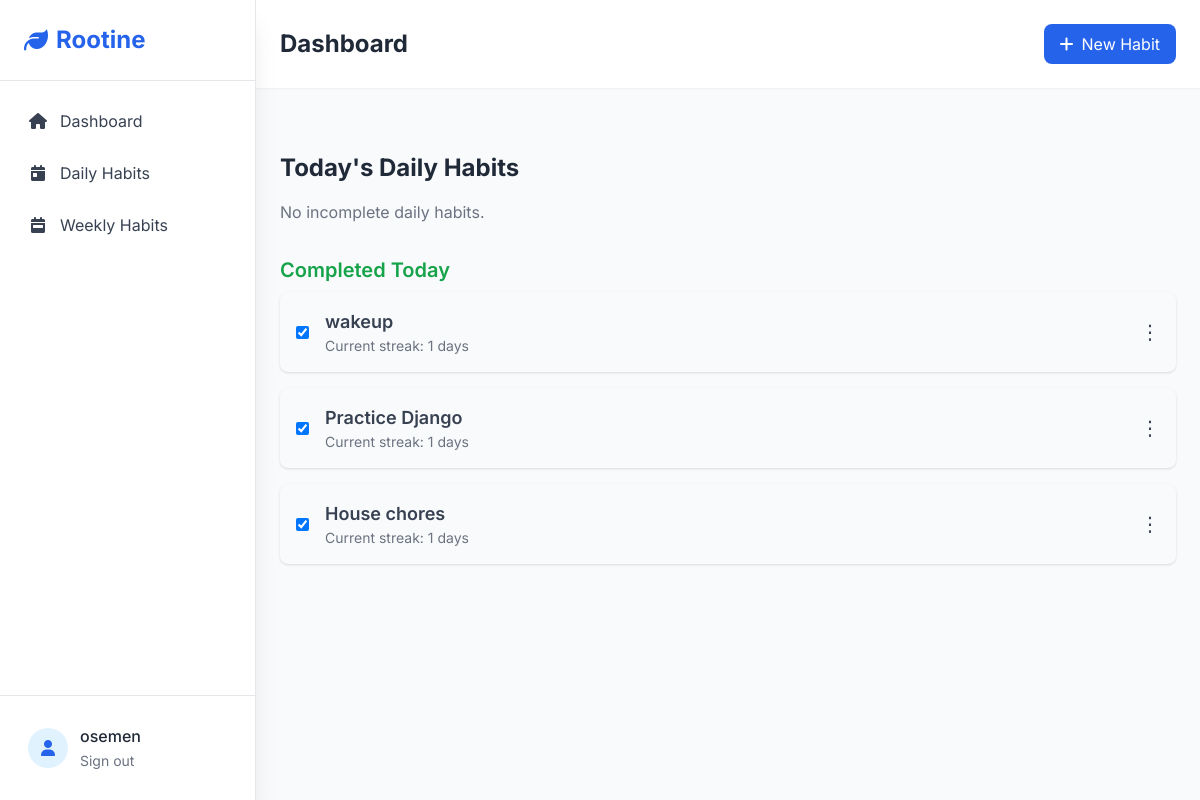
The app's page /daily_habit/ (signed in) with its own data.
### habit/models.py (models this page shows, shortened)
class Habit(models.Model):
    PERIODICITY = [
        ("daily", "Daily"),
        ("weekly", "Weekly")
    ]
    name = models.CharField(max_length=255, unique=True)
    description = models.TextField(max_length= 1000)
    user = models.ForeignKey(User, on_delete=models.CASCADE)
    periodicity = models.CharField(max_length=10, choices=PERIODICITY)
    created_at = models.DateTimeField(auto_now_add=True)
    updated_at = models.DateTimeField(auto_now=True)
    def is_completed_on(self, day):
        return self.completions.filter(date=day).exists()
    def current_streak(self):
        today = date.today()
        streak = 0
        day_offset = 0
        if self.periodicity == 'daily':
            delta = timedelta(days=1)
            while self.is_completed_on(today - delta * day_offset):
                streak += 1
                day_offset += 1
        elif self.periodicity == 'weekly':
            current_week_start = today - timedelta(days=today.weekday())
            while self.is_completed_in_week(current_week_start - timedelta(weeks=day_offset)):
                streak += 1
                day_offset += 1
        return streak

### habit/views.py (the view)
# urls.py: path("daily_habit/", views.daily_habit, name="daily_habit"),
@login_required
def daily_habit(request):
    user = request.user
    today = date.today()
    daily_habits = Habit.objects.filter(user=user, periodicity="daily")
    incomplete_habits = [habit for habit in daily_habits if not habit.is_completed_on(today)]
    completed_habits = [habit for habit in daily_habits if habit.is_completed_on(today)]
    context = {
        "incomplete_habits": incomplete_habits,
        "completed_habits": completed_habits,
        "user": user,
    }
    return render(request, "daily_habit.html", context)

### templates/daily_habit.html (shortened to what this page needs)
{% extends 'base.html' %}
{% load static %}
{% block content %}
<div class="max-w-4xl mx-auto mt-10">
    <h2 class="text-2xl font-bold text-gray-800 mb-4">Today's Daily Habits</h2>
    <ul id="incomplete-habits" class="space-y-4 mb-8">
        {% for habit in incomplete_habits %}
        <li id="habit-item-{{ habit.id }}"
            class="habit-item flex items-center justify-between bg-white p-4 shadow rounded-lg"
            data-habit-id="{{ habit.id }}" data-completed="false">
            <div class="flex items-center">
                <input
                    type="checkbox"
                    id="habit-{{ habit.id }}"
                    class="habit-checkbox mr-4"
                    onchange="completeHabit(this)">
                <label for="habit-{{ habit.id }}" class="flex-1">
                    <h3 class="habit-name text-lg font-semibold text-gray-700">{{ habit.name }}</h3>
                    <p class="text-sm text-gray-500">Current streak: {{ habit.current_streak }} days</p>
                </label>
            </div>
            <div class="relative group inline-block text-left">
                <button class="text-gray-700 text-xl">⋮</button>
                <div class="absolute right-0 bg-white shadow-lg rounded-lg w-32 z-50 opacity-0 group-hover:opacity-100 invisible group-hover:visible transition-all duration-200"
                    style="top: 2.5rem;">
                    <a href="{% url 'edit_habit' habit.pk %}" class="block px-4 py-2 text-gray-700 hover:bg-gray-100">Edit</a>
                    <a href="{% url 'delete_habit' habit.pk %}" class="block px-4 py-2 text-red-600 hover:bg-gray-100">Delete</a>
                    <a href="{% url 'detail_habit' habit.pk %}" class="block px-4 py-2 text-gray-700 hover:bg-gray-100">View Analytics</a>
                </div>
            </div>
        </li>
        {% empty %}
        <p class="text-gray-500">No incomplete daily habits.</p>
        {% endfor %}
    </ul>
    <h3 class="text-xl font-semibold text-green-600 mb-2">Completed Today</h3>
    <ul id="completed-habits" class="space-y-4">
        {% for habit in completed_habits %}
        <li id="habit-item-{{ habit.id }}"
            class="habit-item flex items-center justify-between bg-gray-50 p-4 shadow rounded-lg"
            data-habit-id="{{ habit.id }}" data-completed="true">
            <div class="flex items-center">
                <input
                    type="checkbox"
                    id="habit-{{ habit.id }}"
                    class="habit-checkbox mr-4"
                    onchange="completeHabit(this)"
                    checked>
                <label for="habit-{{ habit.id }}" class="flex-1">
                    <h3 class="habit-name text-lg font-semibold text-gray-700">{{ habit.name }}</h3>
                    <p class="text-sm text-gray-500">Current streak: {{ habit.current_streak }} days</p>
                </label>
            </div>
            <div class="relative group inline-block text-left">
                <button class="text-gray-700 text-xl">⋮</button>
            </div>
        </li>
        {% empty %}
        <p class="text-gray-500">No completed daily habits yet.</p>
        {% endfor %}
    </ul>
</div>
{% endblock %}

### templates/base.html (shortened to what this page needs)
{% load static %}
<!DOCTYPE html>
<html lang="en">
<head>
    <script src="https://cdn.tailwindcss.com"></script>
    <link rel="stylesheet" href="https://cdnjs.cloudflare.com/ajax/libs/font-awesome/6.4.0/css/all.min.css">
</head>
<body class="bg-gray-50 font-sans antialiased text-gray-800">
    <aside id="sidebar" class="fixed top-0 left-0 h-screen w-64 bg-white shadow-xl transform -translate-x-full lg:translate-x-0 transition-slow z-40 flex flex-col border-r border-gray-200">
        <div class="p-6 border-b border-gray-200">
            <h2 class="text-2xl font-bold text-primary-600 flex items-center">
                <i class="fas fa-leaf mr-2"></i> Rootine
            </h2>
        </div>
        <nav class="flex-1 overflow-y-auto no-scrollbar">
            <ul class="space-y-1 p-4">
                <li>
                    <a href="{% url 'dashboard' %}" class="flex items-center space-x-3 p-3 rounded-lg text-gray-700 hover:bg-primary-50 hover:text-primary-600 transition-slow">
                        <i class="fas fa-home w-5 text-center"></i>
                        <span>Dashboard</span>
                    </a>
                </li>
                <li>
                    <a href="{% url 'daily_habit' %}" class="flex items-center space-x-3 p-3 rounded-lg text-gray-700 hover:bg-primary-50 hover:text-primary-600 transition-slow">
                        <i class="fas fa-calendar-day w-5 text-center"></i>
                        <span>Daily Habits</span>
                    </a>
                </li>
                <li>
                    <a href="{% url 'weekly_habit' %}" class="flex items-center space-x-3 p-3 rounded-lg text-gray-700 hover:bg-primary-50 hover:text-primary-600 transition-slow">
                        <i class="fas fa-calendar-week w-5 text-center"></i>
                        <span>Weekly Habits</span>
                    </a>
                </li>
            </ul>
        </nav>
        <div class="p-4 border-t border-gray-200">
            <div class="flex items-center space-x-3 p-3">
                <div class="w-10 h-10 rounded-full bg-primary-100 flex items-center justify-center text-primary-600">
                    <i class="fas fa-user"></i>
                </div>
                <div>
                    <p class="font-medium">{{ user.username }}</p>
                    <form method="post" action="{% url 'logout' %}?next={% url 'home' %}" class="inline">
                        <button type="submit" class="text-sm text-gray-500 hover:text-red-600 transition-slow">
                            Sign out
                        </button>
                    </form>
                </div>
            </div>
        </div>
    </aside>
    <main class="lg:ml-64 min-h-screen transition-slow">
        <header class="sticky top-0 z-20 bg-white shadow-sm">
            <div class="flex justify-between items-center p-4 lg:p-6">
                <h1 class="text-2xl font-bold text-gray-800">
                    {% block page_title %}Dashboard{% endblock %}
                </h1>
                <div class="flex items-center space-x-4">
                    <a href="{% url 'create_habit' %}" class="bg-primary-600 text-white px-4 py-2 rounded-lg hover:bg-primary-700 transition-slow flex items-center space-x-2">
                        <i class="fas fa-plus"></i>
                        <span class="hidden sm:inline">New Habit</span>
                    </a>
                </div>
            </div>
        </header>
        <div class="p-4 lg:p-6">
            {% block content %}{% endblock %}
        </div>
    </main>
</body>
</html>

### templates/base.html (style rules this page uses)
.transition-slow { transition: all 0.3s ease-in-out; }
.no-scrollbar { -ms-overflow-style: none; scrollbar-width: none; }

### records on screen
Habit: name "wakeup", current_streak "1"
Habit: name "Practice Django", current_streak "1"
Habit: name "House chores", current_streak "1"

### other values on screen
{{ user.username }} "osemen"
